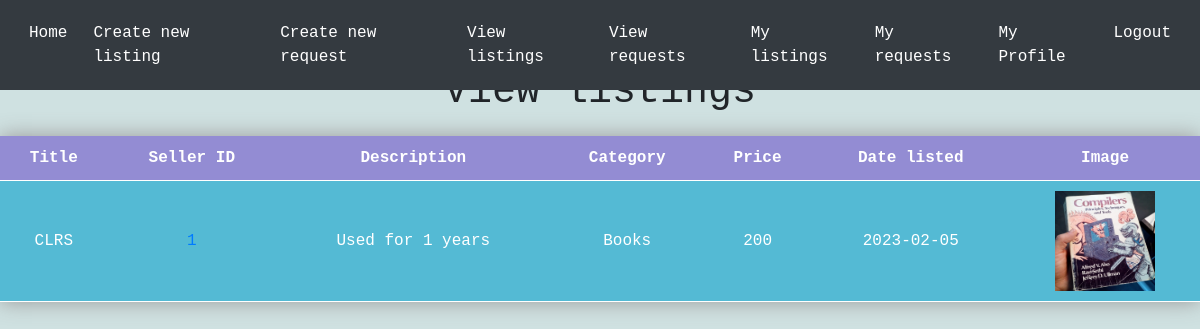
The app's page /viewlistings (signed in), older data.
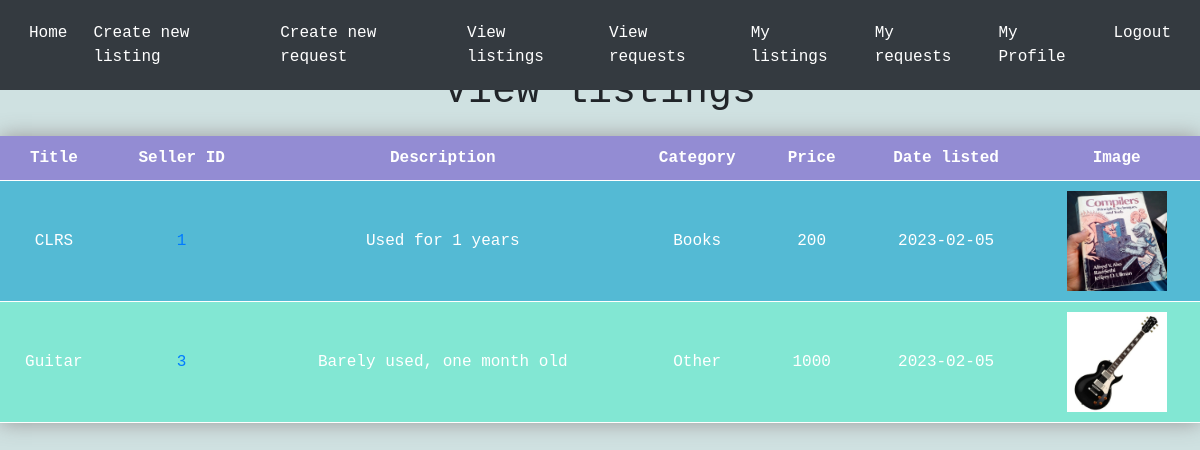
The same page, newer data.
### tables this page shows
CREATE TABLE listings (
    id INTEGER PRIMARY KEY AUTOINCREMENT,
    user_id INTEGER NOT NULL,
    title TEXT NOT NULL,
    description TEXT NOT NULL,
    category TEXT NOT NULL,
    price INTEGER NOT NULL,
    date DATE,
    FOREIGN KEY (user_id) REFERENCES Users(id)
);

### app.py (the view)
@app.route('/viewlistings')
def viewlistings():
    conn = sqlite3.connect('database.db')
    c = conn.cursor()
    c.execute("SELECT * FROM listings where user_id != ?",(session['id'],))
    listings = c.fetchall()
    return render_template('viewlistings.html', listings=listings)

### templates/viewlistings.html (shortened to what this page needs)
{% extends 'base.html' %}
{% block content %}
    <h1>View listings</h1>
    <table class="neon-table">
        <tr>
            <th>Title</th>
            <th>Seller ID</th>
            <th>Description</th>
            <th>Category</th>
            <th>Price</th>
            <th>Date listed</th>
            <th>Image</th>
        </tr>
        {% for listing in listings %}
        <tr>
            <td>{{listing[2]}}</td>
            <td>
                <a href="{{ url_for('otherprofile', id=listing[1]) }}">
                {{listing[1]}}
                </a>
            </td>
            <td>{{listing[3]}}</td>
            <td>{{listing[4]}}</td>
            <td>{{listing[5]}}</td>
            <td>{{listing[6]}}</td>
            <td><img src="{{ url_for('static',filename='uploads/'+ listing[0]|string +'.jpg') }}" alt="{{ url_for('static',filename='uploads/'+ listing[4]|string +'.jpg') }}" width="100" height="100"></td>
        </tr>
        {% endfor %}
    </table>
{% endblock %}

### templates/base.html (shortened to what this page needs)
<!DOCTYPE html>
<html>
<head>
  <link rel="stylesheet" href="https://stackpath.bootstrapcdn.com/bootstrap/4.4.1/css/bootstrap.min.css">
</head>
<body>
  <nav class="navbar navbar-expand-lg navbar-dark bg-dark">
    <div class="collapse navbar-collapse" id="navbarNavAltMarkup">
      <div class="navbar-nav">
            <ul class="navbar-nav ml-auto">
              <li class="nav-item active">
                <a class="nav-link active" href="/home">Home</a>
              </li>
              <li class="nav-item active">
                <a class="nav-link" href="/createlisting">Create new listing</a>
              </li>
              <li class="nav-item active">
                <a class="nav-link " href="/createrequest">Create new request</a>
              </li>
              <li class="nav-item active">
                <a class="nav-link " href="/viewlistings">View listings</a>
              </li>
              <li class="nav-item active">
                <a class="nav-link " href="/viewrequests">View requests</a>
              </li>
              <li class="nav-item active">
                <a class="nav-link " href="/viewmylistings">My listings</a>
              </li>
              <li class="nav-item active">
                <a class="nav-link " href="/viewmyrequests">My requests</a>
              </li>
              <li class="nav-item active">
                <a class="nav-link " href="/myprofile">My Profile</a>
              <li class="nav-item active">
                <a class="nav-link "  href="/logout">Logout</a>
              </li>
            </ul>
      </div>
    </div>
  </nav>
      <br>
      <br>
{% block content%}
{% endblock %}
</body>
</html>

### templates/base.html (style rules this page uses)
body { background-color: #fafafa; font-family: 'JetBrains Mono', monospace; }
h1 { margin-top: 20px; margin-bottom: 20px; text-align: center; }
.navbar { overflow: hidden; background-color: #333; position: fixed; top: 0; width: 100%; }
.navbar { margin-bottom: 20px; }
body { background-color: #cfe1e1; font-family: 'JetBrains Mono', monospace; }
.navbar .nav-item { transition: background-color 0.5s ease; }
.nav-item { border-radius: 5px; padding: 5px; }
.neon-table { width: 100%; border-collapse: collapse; box-shadow: 0 0 20px #999898; }
.neon-table th, .neon-table td { padding: 10px; text-align: center; border-bottom: 1px solid #ffffff; }
.neon-table th { background-color: #938cd3; color: #ffffff; font-weight: bold; }
.neon-table tr:nth-child(even) { background-color: #54bad4; color: #ffffff; }
.neon-table tr:nth-child(odd) { background-color: #82e7d3; color: #ffffff; }

Row changes from the older to the newer data that the page shows:
added listings: title "Guitar", user "3", description "Barely used, one month old", category "Other", price "1000", date "2023-02-05", shows a picture
